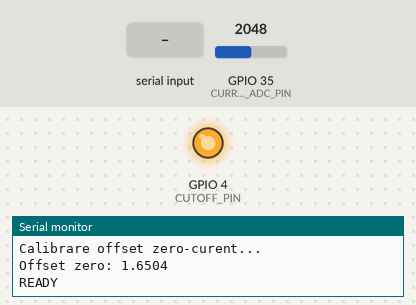
A sketch run on a simulated ESP32. Parts: output pins drawn as LEDs (lit = HIGH), the last lines printed to the serial monitor. Inputs (shaded band) come from the test bench; at power-on: GPIO 35 (CURRENT_ADC_PIN) = 2048 (analog values on the 0–4095 scale).

Above: at 1.7 s.
1.8 s: GPIO 35 (CURRENT_ADC_PIN) set to 2182
At 3.2 s:
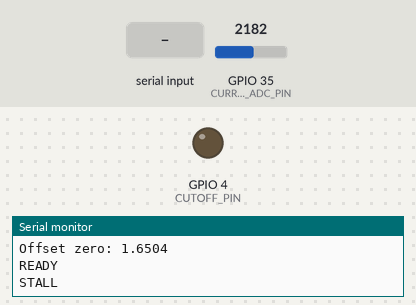
3.5 s: "RESET\n" received over Serial
At 3.61 s:
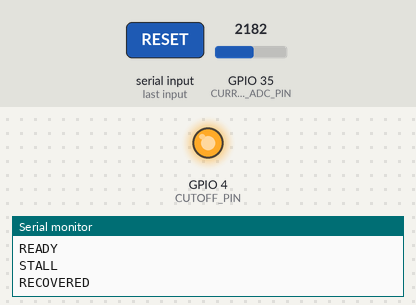
Timing chart, 0 to 6.5 s (numbered marks = the images above; inputs shaded):
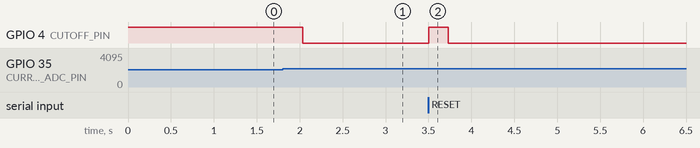

The sketch:

Bimbo.ino
```cpp
#include "current_guard.h"

void setup() {
  Serial.begin(115200);
  currentGuardInit();
}

void loop() {
  updateCurrentGuard();
}
```

current_guard.cpp
```cpp
#include "current_guard.h"
#include <Arduino.h>
#include <math.h>

const int CURRENT_ADC_PIN = 35;      // WCS1700 Aout (ADC1, ca sa nu se bata cu WiFi)
const int CUTOFF_PIN = 4;            // IN pe modulul releu

const float MV_PER_AMP = 32.0;       // sensibilitatea WCS1700
const float ADC_REF_VOLTAGE = 3.3;
const int ADC_RESOLUTION = 4095;

const float STALL_THRESHOLD_A = 2.5;

const int SMOOTHING_SAMPLES = 8;

const unsigned long STALL_SUSTAIN_MS = 150;  // curentul trebuie sa stea peste prag atat, ca sa ignore varfurile scurte

float zeroOffsetVoltage = 0.0;
float readings[SMOOTHING_SAMPLES];
int readingIndex = 0;
bool bufferFilled = false;

bool servoPowered = true;
unsigned long overThresholdSince = 0;
bool overThresholdActive = false;


float adcToVoltage(int raw) {
  return (raw / (float)ADC_RESOLUTION) * ADC_REF_VOLTAGE;
}

void currentGuardInit() {
  pinMode(CUTOFF_PIN, OUTPUT);
  digitalWrite(CUTOFF_PIN, HIGH);  // releu activ-HIGH: HIGH = alimentat

  analogReadResolution(12);
  analogSetPinAttenuation(CURRENT_ADC_PIN, ADC_11db);

  // servourile trebuie sa fie in release() aici, altfel offsetul iese gresit
  Serial.println("Calibrare offset zero-curent...");
  float total = 0;
  const int samples = 100;
  for (int i = 0; i < samples; i++) {
    total += adcToVoltage(analogRead(CURRENT_ADC_PIN));
    delay(5);
  }
  zeroOffsetVoltage = total / samples;
  Serial.print("Offset zero: ");
  Serial.println(zeroOffsetVoltage, 4);
  Serial.println("READY");

  for (int i = 0; i < SMOOTHING_SAMPLES; i++) readings[i] = 0;
}

float readCurrentRaw() {
  float v = adcToVoltage(analogRead(CURRENT_ADC_PIN)) - zeroOffsetVoltage;
  float amps = (v * 1000.0) / MV_PER_AMP;
  return fabs(amps);
}

float smoothedCurrent() {
  readings[readingIndex] = readCurrentRaw();
  readingIndex = (readingIndex + 1) % SMOOTHING_SAMPLES;
  if (readingIndex == 0) bufferFilled = true;

  int count = bufferFilled ? SMOOTHING_SAMPLES : max(1, readingIndex);
  float sum = 0;
  for (int i = 0; i < count; i++) sum += readings[i];
  return sum / count;
}

void cutServoPower() {
  Serial.println("STALL");       // trimit intai, ca Pi-ul sa apuce sa opreasca PWM-ul
  delay(80);
  digitalWrite(CUTOFF_PIN, LOW);   // taie alimentarea
  servoPowered = false;          // ramane taiat pana la RESET de la Pi
}

void restoreServoPower() {
  digitalWrite(CUTOFF_PIN, HIGH);
  servoPowered = true;
  Serial.println("RECOVERED");
}

void updateCurrentGuard() {
  if (Serial.available()) {
    String cmd = Serial.readStringUntil('\n');
    cmd.trim();
    if (cmd == "RESET" && !servoPowered) {
      restoreServoPower();
    } else if (cmd == "PING") {
      Serial.println("READY");   // raspuns la handshake, rezolva timing-ul de boot
    }
  }

  if (servoPowered) {
    float current = smoothedCurrent();

    if (current > STALL_THRESHOLD_A) {
      if (!overThresholdActive) {
        overThresholdSince = millis();
        overThresholdActive = true;
      } else if (millis() - overThresholdSince >= STALL_SUSTAIN_MS) {
        cutServoPower();   // a stat peste prag destul -> stall real
        overThresholdActive = false;
      }
    } else {
      overThresholdActive = false;   // a scazut sub prag -> a fost doar un varf
    }
  }
}

bool isServoPowerCut() {
  return !servoPowered;
}
```

current_guard.h
```cpp
#ifndef CURRENT_GUARD_H
#define CURRENT_GUARD_H

void currentGuardInit();
void updateCurrentGuard();
bool isServoPowerCut();

#endif
```

Measured:
- the behaviour switches between 2147 and 2148 on GPIO 35 (CURRENT_ADC_PIN) (found by bisection; images 0 and 1)
- after the input at 1.8 s, GPIO 4 (CUTOFF_PIN): HIGH → LOW after 0.24 s
- after the input at 3.5 s, GPIO 4 (CUTOFF_PIN): LOW → HIGH at once, → LOW 0.23 s later
